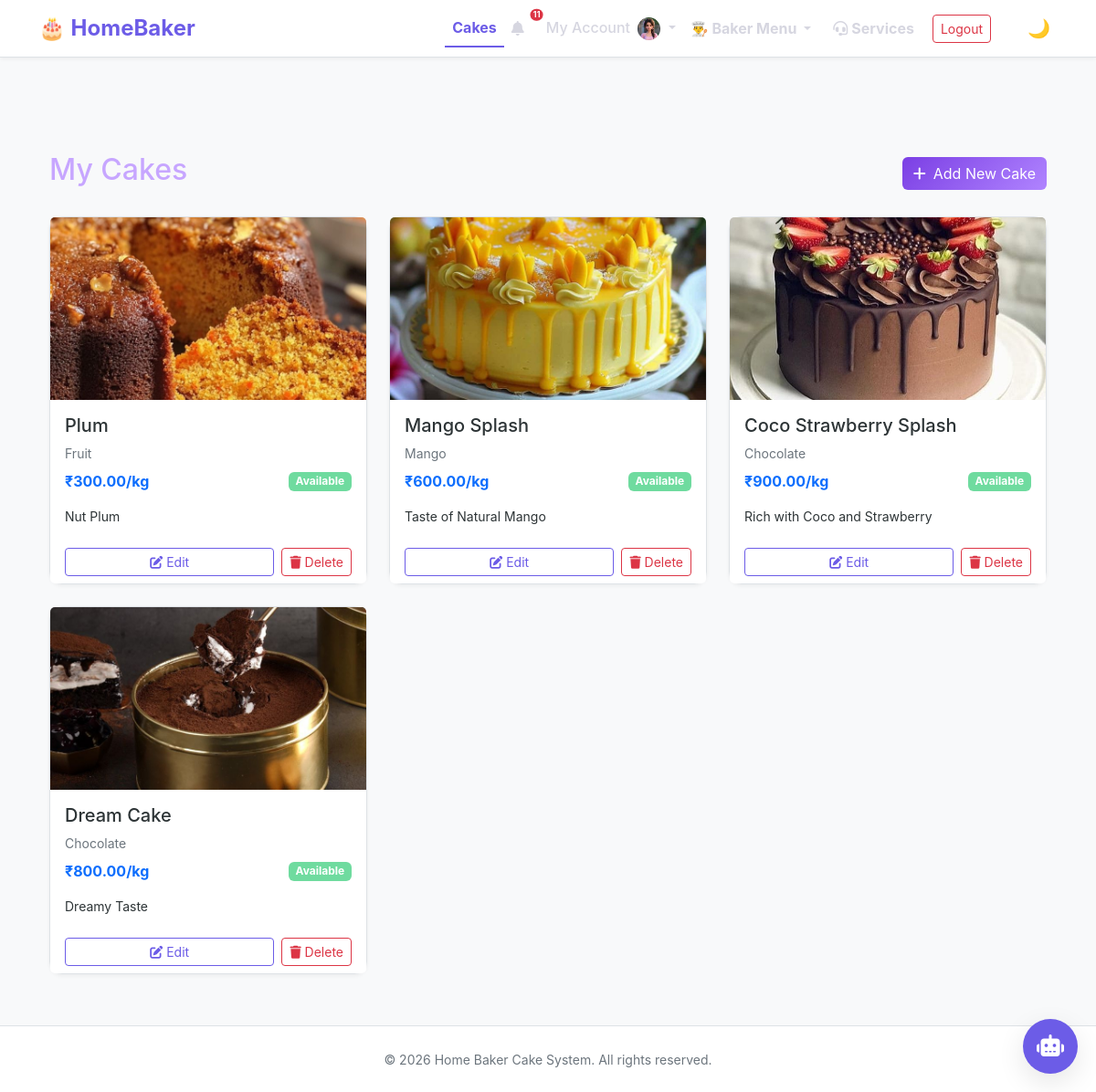
The app's page /baker/cakes/ (signed in) with its own data.
### main/models.py (models this page shows, shortened)
class UserProfile(models.Model):
    ROLE_CHOICES = [
        ('customer', 'Customer'),
        ('baker', 'Baker'),
        ('admin', 'Admin'),
        ('delivery_assistant', 'Delivery Assistant'),
    ]
    user = models.OneToOneField(User, on_delete=models.CASCADE, related_name='profile')
    phone_number = models.CharField(max_length=15, unique=True)
    role = models.CharField(max_length=20, choices=ROLE_CHOICES, default='customer')
    is_phone_verified = models.BooleanField(default=False)
    failed_login_attempts = models.IntegerField(default=0)
    account_locked_until = models.DateTimeField(null=True, blank=True)
    is_suspended = models.BooleanField(default=False)
    email_otp = models.CharField(max_length=6, null=True, blank=True)
    otp_expiry = models.DateTimeField(null=True, blank=True)
    created_at = models.DateTimeField(auto_now_add=True)
    updated_at = models.DateTimeField(auto_now=True)
    default_address = models.TextField(blank=True, help_text="Default delivery address")
    profile_picture = models.ImageField(upload_to='profile_pics/', blank=True, null=True)
    class Meta:
        verbose_name = "User Profile"
        verbose_name_plural = "User Profiles"

class Cake(models.Model):
    FLAVOR_CHOICES = [
        ('chocolate', 'Chocolate'),
        ('vanilla', 'Vanilla'),
        ('red_velvet', 'Red Velvet'),
        ('strawberry', 'Strawberry'),
        ('butterscotch', 'Butterscotch'),
        ('fruit', 'Fruit'),
        ('black_forest', 'Black Forest'),
        ('pineapple', 'Pineapple'),
        ('mango', 'Mango'),
    ]
    OCCASION_CHOICES = [
        ('birthday', 'Birthday'),
        ('wedding', 'Wedding'),
        ('anniversary', 'Anniversary'),
        ('graduation', 'Graduation'),
        ('custom', 'Custom'),
        ('festival', 'Festival'),
    ]
    name = models.CharField(max_length=200)
    flavor = models.CharField(max_length=50, choices=FLAVOR_CHOICES)
    occasion = models.CharField(max_length=50, choices=OCCASION_CHOICES)
    price = models.DecimalField(max_digits=10, decimal_places=2, validators=[MinValueValidator(0)])
    image = models.ImageField(upload_to='cakes/', blank=True, null=True)
    image_url = models.URLField(blank=True, null=True, help_text="External image URL if not uploading")
    description = models.TextField(blank=True)
    is_available = models.BooleanField(default=True)
    baker = models.ForeignKey(User, on_delete=models.SET_NULL, null=True, blank=True, related_name='cakes', help_text="Baker who created this cake")
    views_count = models.PositiveIntegerField(default=0)
    order_count = models.PositiveIntegerField(default=0)
    average_rating = models.DecimalField(max_digits=3, decimal_places=2, default=0.00)
    total_reviews = models.IntegerField(default=0)
    created_at = models.DateTimeField(auto_now_add=True)
    updated_at = models.DateTimeField(auto_now=True)
    class Meta:
        ordering = ['-created_at']
        verbose_name = "Cake"
        verbose_name_plural = "Cakes"

### main/views_baker.py (the view)
# urls.py: path('baker/cakes/', baker_cakes, name='baker_cakes'),
@login_required
def baker_cakes(request):
    try:
        if request.user.profile.role != 'baker':
            return redirect('home')
    except:
        return redirect('home')
    cakes = Cake.objects.filter(baker=request.user).exclude(name__startswith='Custom Cake Request #').order_by('-created_at')
    context = {
        'cakes': cakes,
    }
    return render(request, 'baker_cakes.html', context)

### main/context_processors.py (called while the page is built)
def notification_count(request):
    if request.user.is_authenticated:
        count = Notification.objects.filter(user=request.user, is_read=False).count()
        return {'unread_notifications_count': count}
    return {'unread_notifications_count': 0}

### templates/baker_cakes.html (shortened to what this page needs)
{% extends 'base.html' %}
{% block content %}
<div class="container py-4">
    <div class="d-flex justify-content-between align-items-center mb-4">
        <h2>My Cakes</h2>
        {% if user.profile.baker_profile.status == 'approved' %}
        <a href="{% url 'baker_add_cake' %}" class="btn btn-primary">
            <i class="fas fa-plus me-2"></i>Add New Cake
        </a>
        {% else %}
        <button class="btn btn-secondary" disabled title="Account pending approval">
            <i class="fas fa-lock me-2"></i>Add New Cake Locked
        </button>
        {% endif %}
    </div>
    {% if cakes %}
    <div class="row row-cols-1 row-cols-md-3 g-4">
        {% for cake in cakes %}
        <div class="col">
            <div class="card h-100 shadow-sm">
                {% if cake.image %}
                <img src="{{ cake.image.url }}" class="card-img-top" alt="{{ cake.name }}"
                    style="height: 200px; object-fit: cover;">
                {% elif cake.image_url %}
                <img src="{{ cake.image_url }}" class="card-img-top" alt="{{ cake.name }}"
                    style="height: 200px; object-fit: cover;">
                {% else %}
                <div class="bg-light d-flex align-items-center justify-content-center" style="height: 200px;">
                    <i class="fas fa-birthday-cake fa-3x text-muted"></i>
                </div>
                {% endif %}
                <div class="card-body">
                    <h5 class="card-title">{{ cake.name }}</h5>
                    <p class="card-text text-muted small mb-2">{{ cake.get_flavor_display }}</p>
                    <div class="d-flex justify-content-between align-items-center mb-3">
                        <span class="fw-bold text-primary">₹{{ cake.price }}/kg</span>
                        {% if cake.is_available %}
                        <span class="badge bg-success">Available</span>
                        {% else %}
                        <span class="badge bg-secondary">Unavailable</span>
                        {% endif %}
                    </div>
                    <p class="card-text small text-truncate">{{ cake.description }}</p>
                </div>
                <div class="card-footer bg-white border-top-0 d-flex justify-content-between">
                    <a href="{% url 'baker_edit_cake' cake.id %}"
                        class="btn btn-outline-primary btn-sm flex-grow-1 me-2">
                        <i class="fas fa-edit me-1"></i>Edit
                    </a>
                    <form action="{% url 'baker_delete_cake' cake.id %}" method="post" style="display:inline;"
                        onsubmit="return confirm('Are you sure you want to delete this cake?');">
                        <button type="submit" class="btn btn-outline-danger btn-sm" title="Delete Cake">
                            <i class="fas fa-trash"></i> Delete
                        </button>
                    </form>
                </div>
            </div>
        </div>
        {% endfor %}
    </div>
    {% endif %}
</div>
{% endblock %}

### templates/base.html (shortened to what this page needs)
{% load static %}
<!DOCTYPE html>
<html lang="en">
<head>
    <link href="https://cdn.jsdelivr.net/npm/bootstrap@5.3.2/dist/css/bootstrap.min.css" rel="stylesheet">
    <link rel="stylesheet" href="{% static 'css/style.css' %}">
    <link rel="stylesheet" href="https://cdnjs.cloudflare.com/ajax/libs/font-awesome/6.4.0/css/all.min.css">
</head>
<body class="d-flex flex-column min-vh-100">
    <nav class="navbar navbar-expand-lg border-bottom sticky-top">
        <div class="container">
            <a class="navbar-brand fw-bold" href="{% url 'home' %}">
                🎂 HomeBaker
            </a>
            <div class="collapse navbar-collapse" id="navbarNav">
                <ul class="navbar-nav ms-auto align-items-center">
                    {% if not user.is_authenticated or user.profile.role != 'delivery_assistant' %}
                    <li class="nav-item">
                        <a class="nav-link {% if '/cakes/' in request.path %}active{% endif %}" href="{% url 'cakes' %}">Cakes</a>
                    </li>
                    {% endif %}
                    {% if user.is_authenticated %}
                    <li class="nav-item dropdown me-2">
                        <a class="nav-link position-relative" href="#" id="notificationDropdown" role="button"
                            data-bs-toggle="dropdown" aria-expanded="false">
                            <i class="fas fa-bell"></i>
                            {% if unread_notifications_count > 0 %}
                            <span
                                class="position-absolute top-0 start-100 translate-middle badge rounded-pill bg-danger"
                                style="font-size: 0.55rem; padding: 0.25em 0.4em; transform: translate(-10%, -10%) !important;">
                                {{ unread_notifications_count }}
                            </span>
                            {% endif %}
                        </a>
                    </li>
                    <li class="nav-item dropdown">
                        <a class="nav-link dropdown-toggle" href="#" id="customerDropdown" role="button"
                            data-bs-toggle="dropdown">
                            My Account
                            {% if user.profile.profile_picture %}
                            <img src="{{ user.profile.profile_picture.url }}" alt="Profile" class="rounded-circle ms-1"
                                style="width: 25px; height: 25px; object-fit: cover;">
                            {% else %}
                            <i class="fas fa-user-circle ms-1"></i>
                            {% endif %}
                        </a>
                    </li>
                    {% if user.profile.role == 'baker' %}
                    <li class="nav-item dropdown">
                        <a class="nav-link dropdown-toggle text-primary fw-bold" href="#" id="bakerDropdown"
                            role="button" data-bs-toggle="dropdown">
                            👨‍🍳 Baker Menu
                        </a>
                    </li>
                    {% endif %}
                    {% if user.profile.role == 'delivery_assistant' %}
                    <li class="nav-item">
                        <a class="nav-link text-success fw-bold" href="{% url 'delivery_dashboard' %}">
                            🚚 Delivery Dashboard
                        </a>
                    </li>
                    {% elif not user.is_staff %}
                    <li class="nav-item ms-2 me-1" style="display: flex; align-items: center;">
                        <a class="nav-link {% if '/services/' in request.path %}active{% else %}fw-bold text-secondary{% endif %}" href="{% url 'services' %}">
                            <i class="fas fa-headset me-1"></i>Services
                        </a>
                    </li>
                    {% endif %}
                    <li class="nav-item ms-2" style="display: flex; align-items: center;">
                        <a class="btn btn-outline-danger btn-sm" href="{% url 'logout' %}">Logout</a>
                    </li>
                    {% endif %}
                    <li class="nav-item ms-3">
                        <button class="theme-toggle" id="themeToggle" aria-label="Toggle theme">
                            <span id="themeIcon">🌙</span>
                        </button>
                    </li>
                </ul>
            </div>
        </div>
    </nav>
    <main class="container">
        {% block content %}{% endblock %}
    </main>
    <footer class="text-center py-4 mt-auto border-top">
        <div class="container">
            <small class="text-muted">© 2026 Home Baker Cake System. All rights reserved.</small>
        </div>
    </footer>
    {% include 'chatbot/include/chat_widget.html' %}
</body>
</html>

### static/css/style.css (style rules this page uses)
body { background-color: #0f0f14; color: #eaeaf0; font-family: "Segoe UI", Tahoma, Geneva, Verdana, sans-serif; }
.navbar { background-color: #14141c; }
.navbar-brand { font-size: 1.5rem; color: #b084ff !important; }
.navbar .nav-link { color: #d6d6e0 !important; }
main.container { margin-top: 3rem; }
h1, h2, h3, h4, h5 { color: #c7a6ff; }
.card { background-color: #181824; border: 1px solid #2a2a3d; border-radius: 14px; color: #eaeaf0; transition: transform 0.2s ease, box-shadow 0.2s ease; }
.btn-primary { background: linear-gradient(135deg, #7b3fe4, #b084ff); border: none; color: #ffffff; }
.badge.bg-success { background-color: #6fdb9f !important; }
footer { background-color: #14141c; color: #9a9ab0; }

### templates/base.html (style rules this page uses)
:root { --bg-primary: #f8f9fa; --bg-secondary: #ffffff; --bg-card: #ffffff; --text-primary: #2d3436; --text-secondary: #495057; --text-muted: #6c757d; --border-color: #dee2e6; --shadow: 0 2px 4px rgba(0, 0, 0, 0.05); --navbar-bg: #ffffff; --navbar-shadow: 0 2px 4px rgba(0, 0, 0, 0.05); }
.navbar-nav .nav-link.active { color: #6c5ce7 !important; font-weight: 700 !important; border-bottom: 2px solid #6c5ce7; }
body { background-color: var(--bg-primary); color: var(--text-primary); font-family: -apple-system, BlinkMacSystemFont, 'Segoe UI', Roboto, 'Helvetica Neue', Arial, sans-serif; transition: background-color 0.3s ease, color 0.3s ease; }
.navbar { background-color: var(--navbar-bg) !important; box-shadow: var(--navbar-shadow); border-bottom-color: var(--border-color) !important; transition: background-color 0.3s ease, box-shadow 0.3s ease; }
.navbar-brand { font-size: 1.5rem; color: #6c5ce7 !important; }
.nav-link { font-weight: 500; color: var(--text-secondary) !important; transition: color 0.2s; }
.card { background-color: var(--bg-card) !important; border-color: var(--border-color) !important; color: var(--text-primary); transition: background-color 0.3s ease, border-color 0.3s ease; }
.text-muted { color: var(--text-muted) !important; }
.text-secondary { color: var(--text-secondary) !important; }
.border-bottom { border-color: var(--border-color) !important; }
.border-top { border-color: var(--border-color) !important; }
footer { background-color: var(--navbar-bg) !important; border-top-color: var(--border-color) !important; color: var(--text-secondary); transition: background-color 0.3s ease, border-color 0.3s ease; }
.btn-outline-primary { border-color: #6c5ce7; color: #6c5ce7; }
.badge { transition: background-color 0.3s ease, color 0.3s ease; }
.shadow-sm { box-shadow: var(--shadow) !important; }
main { min-height: calc(100vh - 200px); padding: 2rem 0; }
.theme-toggle { background: none; border: none; cursor: pointer; font-size: 1.25rem; padding: 0.5rem; margin-left: 1rem; transition: transform 0.2s; }

### records on screen
Cake: image (picture), name "Plum", flavor "Fruit", price "300.00", is_available "Available", description "Nut Plum"
Cake: image (picture), name "Mango Splash", flavor "Mango", price "600.00", is_available "Available", description "Taste of Natural Mango"
Cake: image (picture), name "Coco Strawberry Splash", flavor "Chocolate", price "900.00", is_available "Available", description "Rich with Coco and Strawberry"
Cake: image (picture), name "Dream Cake", flavor "Chocolate", price "800.00", is_available "Available", description "Dreamy Taste"

### other values on screen
{{ unread_notifications_count }} "11"
